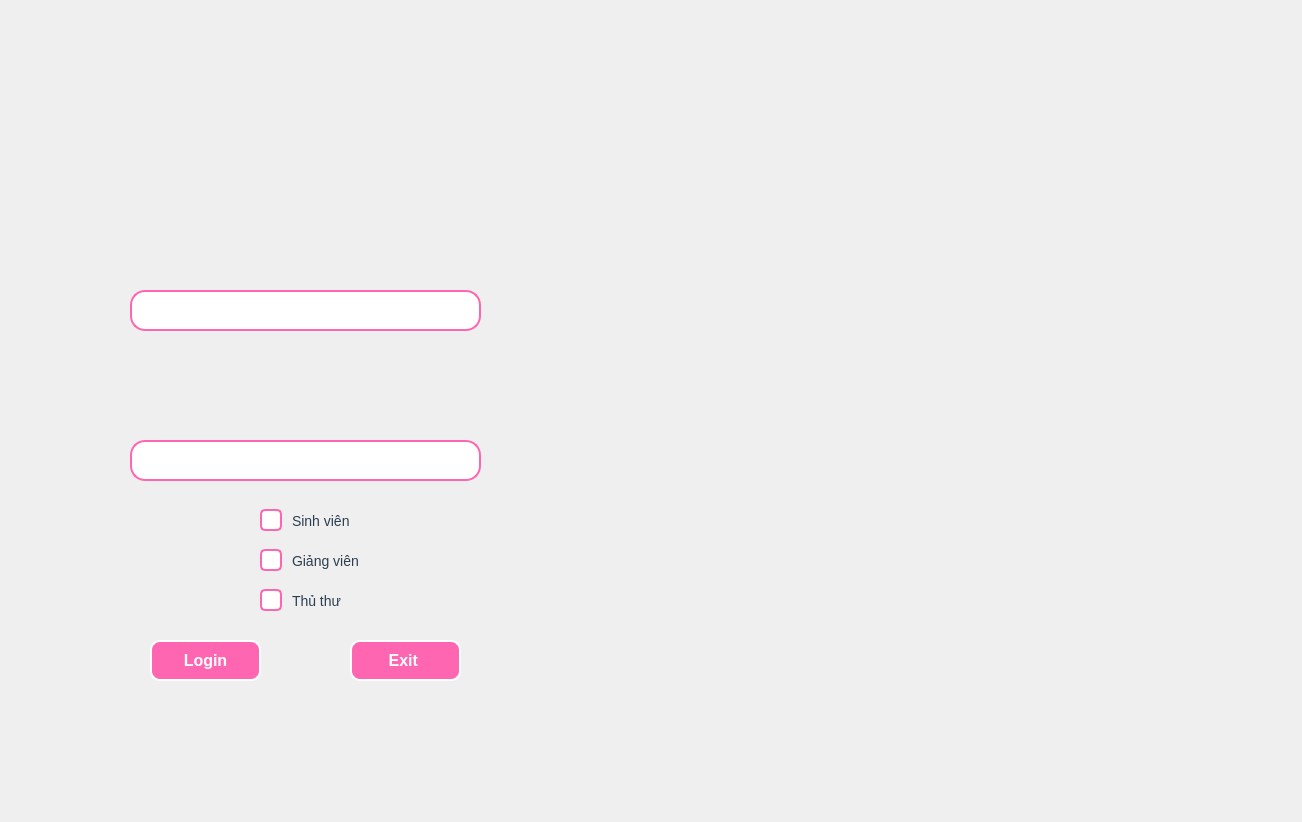
<?xml version="1.0" encoding="UTF-8"?>
<ui version="4.0">
 <class>MainWindow</class>
 <widget class="QMainWindow" name="MainWindow">
  <property name="geometry">
   <rect>
    <x>0</x>
    <y>0</y>
    <width>1302</width>
    <height>822</height>
   </rect>
  </property>
  <property name="windowTitle">
   <string>Ngô Thị Phương Thảo-K244060803</string>
  </property>
  <widget class="QWidget" name="centralwidget">
   <widget class="QLabel" name="label">
    <property name="geometry">
     <rect>
      <x>11</x>
      <y>11</y>
      <width>1280</width>
      <height>800</height>
     </rect>
    </property>
    <property name="text">
     <string/>
    </property>
    <property name="pixmap">
     <pixmap>../../../../Downloads/✅ (1).png</pixmap>
    </property>
    <property name="scaledContents">
     <bool>true</bool>
    </property>
   </widget>
   <widget class="QLineEdit" name="lineEditUserName">
    <property name="geometry">
     <rect>
      <x>130</x>
      <y>290</y>
      <width>351</width>
      <height>41</height>
     </rect>
    </property>
    <property name="styleSheet">
     <string notr="true">QLineEdit {
    border: 2px solid #ff66b2;  /* Viền màu xanh */
    border-radius: 15px;        /* Bo tròn góc */
    padding: 5px;               /* Khoảng cách chữ với viền */
    background-color: white;    /* Màu nền */
}
</string>
    </property>
   </widget>
   <widget class="QLineEdit" name="lineEditPassword">
    <property name="geometry">
     <rect>
      <x>130</x>
      <y>440</y>
      <width>351</width>
      <height>41</height>
     </rect>
    </property>
    <property name="styleSheet">
     <string notr="true">QLineEdit {
    border: 2px solid #ff66b2;  /* Viền màu xanh */
    border-radius: 15px;        /* Bo tròn góc */
    padding: 5px;               /* Khoảng cách chữ với viền */
    background-color: white;    /* Màu nền */
}
</string>
    </property>
    <property name="echoMode">
     <enum>QLineEdit::Password</enum>
    </property>
   </widget>
   <widget class="QCheckBox" name="checkBoxSinhVien">
    <property name="geometry">
     <rect>
      <x>260</x>
      <y>500</y>
      <width>221</width>
      <height>41</height>
     </rect>
    </property>
    <property name="styleSheet">
     <string notr="true">QCheckBox {
	font: 75 8pt &quot;MS Shell Dlg 2&quot;;
    spacing: 10px; /* Khoảng cách giữa checkbox và chữ */
    font-size: 14px; /* Kích thước chữ */
    color: #2c3e50; /* Màu chữ */
}

QCheckBox::indicator {
    width: 18px;
    height: 18px;
    border-radius: 5px; /* Bo tròn góc */
    border: 2px solid #ff66b2; /* Viền màu hồng */
    background-color: white;
}

QCheckBox::indicator:checked {
    background-color: #ff66b2; /* Màu nền khi được chọn */
    border: 2px solid #e91e63; /* Viền khi được chọn */
}
</string>
    </property>
    <property name="text">
     <string>Sinh viên</string>
    </property>
   </widget>
   <widget class="QPushButton" name="pushButtonLogin">
    <property name="geometry">
     <rect>
      <x>150</x>
      <y>640</y>
      <width>111</width>
      <height>41</height>
     </rect>
    </property>
    <property name="styleSheet">
     <string notr="true">QPushButton {
    background-color: #ff66b2;  /* Nền hồng */
    border: 2px solid white;    /* Viền trắng */
    border-radius: 10px;        /* Bo tròn góc */
    padding: 8px 16px;          /* Khoảng cách chữ với viền */
    font-size: 16px;            /* Kích thước chữ */
    color: white;               /* Màu chữ trắng */
    font-weight: bold;          /* Chữ in đậm */
}

QPushButton:hover {
    background-color: #e91e63;  /* Màu khi di chuột vào */
}

QPushButton:pressed {
    background-color: #c2185b;  /* Màu khi bấm */
    border: 2px solid #f1f1f1;  /* Viền trắng nhạt khi bấm */
}
</string>
    </property>
    <property name="text">
     <string>Login</string>
    </property>
   </widget>
   <widget class="QPushButton" name="pushButtonExit">
    <property name="geometry">
     <rect>
      <x>350</x>
      <y>640</y>
      <width>111</width>
      <height>41</height>
     </rect>
    </property>
    <property name="styleSheet">
     <string notr="true">QPushButton {
    background-color: #ff66b2;  /* Nền hồng */
    border: 2px solid white;    /* Viền trắng */
    border-radius: 10px;        /* Bo tròn góc */
    padding: 8px 16px;          /* Khoảng cách chữ với viền */
    font-size: 16px;            /* Kích thước chữ */
    color: white;               /* Màu chữ trắng */
    font-weight: bold;          /* Chữ in đậm */
}

QPushButton:hover {
    background-color: #e91e63;  /* Màu khi di chuột vào */
}

QPushButton:pressed {
    background-color: #c2185b;  /* Màu khi bấm */
    border: 2px solid #f1f1f1;  /* Viền trắng nhạt khi bấm */
}
</string>
    </property>
    <property name="text">
     <string>Exit </string>
    </property>
   </widget>
   <widget class="QCheckBox" name="checkBoxGiangVien">
    <property name="geometry">
     <rect>
      <x>260</x>
      <y>540</y>
      <width>221</width>
      <height>41</height>
     </rect>
    </property>
    <property name="styleSheet">
     <string notr="true">QCheckBox {
	font: 75 8pt &quot;MS Shell Dlg 2&quot;;
    spacing: 10px; /* Khoảng cách giữa checkbox và chữ */
    font-size: 14px; /* Kích thước chữ */
    color: #2c3e50; /* Màu chữ */
}

QCheckBox::indicator {
    width: 18px;
    height: 18px;
    border-radius: 5px; /* Bo tròn góc */
    border: 2px solid #ff66b2; /* Viền màu hồng */
    background-color: white;
}

QCheckBox::indicator:checked {
    background-color: #ff66b2; /* Màu nền khi được chọn */
    border: 2px solid #e91e63; /* Viền khi được chọn */
}
</string>
    </property>
    <property name="text">
     <string>Giảng viên</string>
    </property>
   </widget>
   <widget class="QCheckBox" name="checkBoxThuThu">
    <property name="geometry">
     <rect>
      <x>260</x>
      <y>580</y>
      <width>221</width>
      <height>41</height>
     </rect>
    </property>
    <property name="styleSheet">
     <string notr="true">QCheckBox {
	font: 75 8pt &quot;MS Shell Dlg 2&quot;;
    spacing: 10px; /* Khoảng cách giữa checkbox và chữ */
    font-size: 14px; /* Kích thước chữ */
    color: #2c3e50; /* Màu chữ */
}

QCheckBox::indicator {
    width: 18px;
    height: 18px;
    border-radius: 5px; /* Bo tròn góc */
    border: 2px solid #ff66b2; /* Viền màu hồng */
    background-color: white;
}

QCheckBox::indicator:checked {
    background-color: #ff66b2; /* Màu nền khi được chọn */
    border: 2px solid #e91e63; /* Viền khi được chọn */
}
</string>
    </property>
    <property name="text">
     <string>Thủ thư</string>
    </property>
   </widget>
  </widget>
 </widget>
 <resources/>
 <connections/>
</ui>
